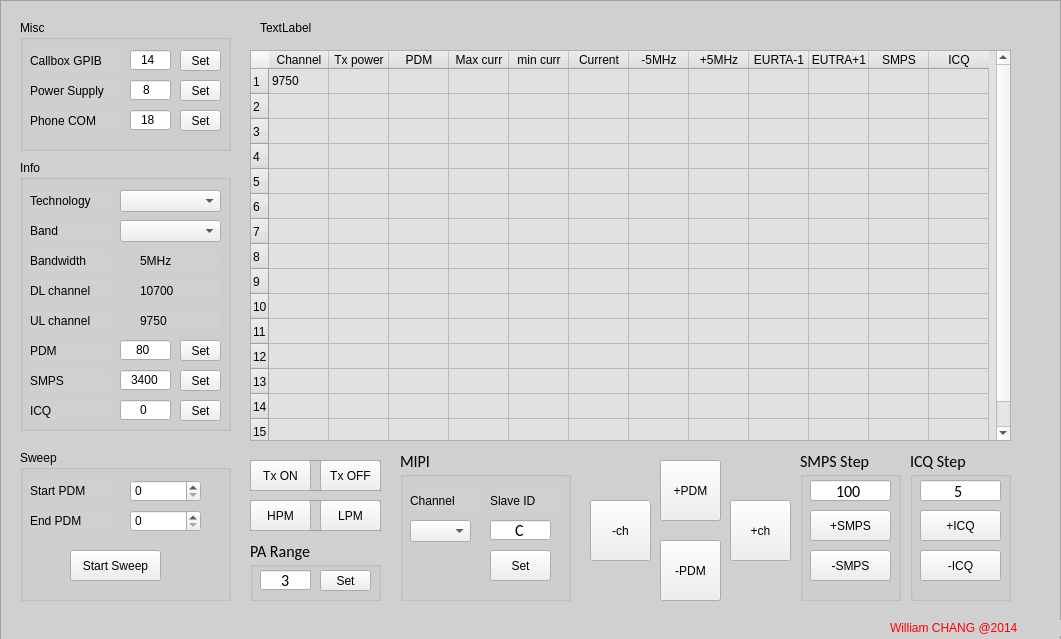
<?xml version="1.0" encoding="UTF-8"?>
<ui version="4.0">
 <class>mainDialog</class>
 <widget class="QDialog" name="mainDialog">
  <property name="geometry">
   <rect>
    <x>0</x>
    <y>0</y>
    <width>1061</width>
    <height>639</height>
   </rect>
  </property>
  <property name="windowTitle">
   <string>RF Tuning Tool</string>
  </property>
  <property name="styleSheet">
   <string notr="true"/>
  </property>
  <widget class="QFrame" name="frame">
   <property name="geometry">
    <rect>
     <x>0</x>
     <y>0</y>
     <width>1061</width>
     <height>641</height>
    </rect>
   </property>
   <property name="styleSheet">
    <string notr="true">
QFrame{
font: 12pt &quot;Calibri&quot;;
background-color: rgb(208, 208, 208);
}


QLabel{

}
QToolButton{
font: 12pt &quot;Calibri&quot;;
}</string>
   </property>
   <property name="frameShape">
    <enum>QFrame::StyledPanel</enum>
   </property>
   <property name="frameShadow">
    <enum>QFrame::Raised</enum>
   </property>
   <widget class="QGroupBox" name="groupBoxInfo">
    <property name="geometry">
     <rect>
      <x>20</x>
      <y>160</y>
      <width>211</width>
      <height>271</height>
     </rect>
    </property>
    <property name="styleSheet">
     <string notr="true">font: 12pt &quot;Calibri&quot;;</string>
    </property>
    <property name="title">
     <string>Info</string>
    </property>
    <property name="flat">
     <bool>false</bool>
    </property>
    <widget class="QLabel" name="qlTech">
     <property name="geometry">
      <rect>
       <x>10</x>
       <y>30</y>
       <width>81</width>
       <height>21</height>
      </rect>
     </property>
     <property name="text">
      <string>Technology</string>
     </property>
    </widget>
    <widget class="QComboBox" name="comboBoxTech">
     <property name="geometry">
      <rect>
       <x>100</x>
       <y>30</y>
       <width>101</width>
       <height>22</height>
      </rect>
     </property>
    </widget>
    <widget class="QLabel" name="qlBand">
     <property name="geometry">
      <rect>
       <x>10</x>
       <y>60</y>
       <width>81</width>
       <height>21</height>
      </rect>
     </property>
     <property name="text">
      <string>Band</string>
     </property>
    </widget>
    <widget class="QComboBox" name="comboBoxBand">
     <property name="geometry">
      <rect>
       <x>100</x>
       <y>60</y>
       <width>101</width>
       <height>22</height>
      </rect>
     </property>
    </widget>
    <widget class="QLabel" name="qlDLchTitle">
     <property name="geometry">
      <rect>
       <x>10</x>
       <y>120</y>
       <width>81</width>
       <height>21</height>
      </rect>
     </property>
     <property name="text">
      <string>DL channel</string>
     </property>
    </widget>
    <widget class="QLabel" name="qlULchTitle">
     <property name="geometry">
      <rect>
       <x>10</x>
       <y>150</y>
       <width>81</width>
       <height>21</height>
      </rect>
     </property>
     <property name="text">
      <string>UL channel</string>
     </property>
    </widget>
    <widget class="QLabel" name="qlPDMTitle">
     <property name="geometry">
      <rect>
       <x>10</x>
       <y>180</y>
       <width>81</width>
       <height>21</height>
      </rect>
     </property>
     <property name="text">
      <string>PDM</string>
     </property>
    </widget>
    <widget class="QLabel" name="qlSMPSTitle">
     <property name="geometry">
      <rect>
       <x>10</x>
       <y>210</y>
       <width>81</width>
       <height>21</height>
      </rect>
     </property>
     <property name="text">
      <string>SMPS</string>
     </property>
    </widget>
    <widget class="QLabel" name="qlBWTitle">
     <property name="geometry">
      <rect>
       <x>10</x>
       <y>90</y>
       <width>81</width>
       <height>21</height>
      </rect>
     </property>
     <property name="text">
      <string>Bandwidth</string>
     </property>
    </widget>
    <widget class="QLabel" name="qlBW">
     <property name="geometry">
      <rect>
       <x>120</x>
       <y>90</y>
       <width>81</width>
       <height>21</height>
      </rect>
     </property>
     <property name="styleSheet">
      <string notr="true"/>
     </property>
     <property name="text">
      <string>5MHz</string>
     </property>
    </widget>
    <widget class="QLabel" name="qlDLch">
     <property name="geometry">
      <rect>
       <x>120</x>
       <y>120</y>
       <width>81</width>
       <height>21</height>
      </rect>
     </property>
     <property name="text">
      <string>10700</string>
     </property>
    </widget>
    <widget class="QLabel" name="qlULch">
     <property name="geometry">
      <rect>
       <x>120</x>
       <y>150</y>
       <width>81</width>
       <height>21</height>
      </rect>
     </property>
     <property name="text">
      <string>9750</string>
     </property>
    </widget>
    <widget class="QLabel" name="qlICQTitle">
     <property name="geometry">
      <rect>
       <x>10</x>
       <y>240</y>
       <width>81</width>
       <height>21</height>
      </rect>
     </property>
     <property name="text">
      <string>ICQ</string>
     </property>
    </widget>
    <widget class="QLineEdit" name="qlePDM">
     <property name="geometry">
      <rect>
       <x>100</x>
       <y>180</y>
       <width>51</width>
       <height>20</height>
      </rect>
     </property>
     <property name="inputMethodHints">
      <set>Qt::ImhNone</set>
     </property>
     <property name="inputMask">
      <string>000; </string>
     </property>
     <property name="text">
      <string>80</string>
     </property>
     <property name="maxLength">
      <number>3</number>
     </property>
     <property name="alignment">
      <set>Qt::AlignCenter</set>
     </property>
    </widget>
    <widget class="QToolButton" name="btnSetPDM">
     <property name="geometry">
      <rect>
       <x>160</x>
       <y>180</y>
       <width>41</width>
       <height>21</height>
      </rect>
     </property>
     <property name="text">
      <string>Set</string>
     </property>
    </widget>
    <widget class="QLineEdit" name="qleSMPS">
     <property name="geometry">
      <rect>
       <x>100</x>
       <y>210</y>
       <width>51</width>
       <height>20</height>
      </rect>
     </property>
     <property name="inputMethodHints">
      <set>Qt::ImhNone</set>
     </property>
     <property name="inputMask">
      <string>0000; </string>
     </property>
     <property name="text">
      <string>3400</string>
     </property>
     <property name="maxLength">
      <number>4</number>
     </property>
     <property name="alignment">
      <set>Qt::AlignCenter</set>
     </property>
    </widget>
    <widget class="QToolButton" name="btnSetSMPS">
     <property name="geometry">
      <rect>
       <x>160</x>
       <y>210</y>
       <width>41</width>
       <height>21</height>
      </rect>
     </property>
     <property name="text">
      <string>Set</string>
     </property>
    </widget>
    <widget class="QLineEdit" name="qleICQ">
     <property name="geometry">
      <rect>
       <x>100</x>
       <y>240</y>
       <width>51</width>
       <height>20</height>
      </rect>
     </property>
     <property name="inputMethodHints">
      <set>Qt::ImhNone</set>
     </property>
     <property name="inputMask">
      <string>hh; </string>
     </property>
     <property name="text">
      <string>0</string>
     </property>
     <property name="maxLength">
      <number>2</number>
     </property>
     <property name="alignment">
      <set>Qt::AlignCenter</set>
     </property>
    </widget>
    <widget class="QToolButton" name="btnSetICQ">
     <property name="geometry">
      <rect>
       <x>160</x>
       <y>240</y>
       <width>41</width>
       <height>21</height>
      </rect>
     </property>
     <property name="text">
      <string>Set</string>
     </property>
    </widget>
   </widget>
   <widget class="QGroupBox" name="groupBoxSweep">
    <property name="geometry">
     <rect>
      <x>20</x>
      <y>450</y>
      <width>211</width>
      <height>151</height>
     </rect>
    </property>
    <property name="styleSheet">
     <string notr="true">font: 12pt &quot;Calibri&quot;;</string>
    </property>
    <property name="title">
     <string>Sweep</string>
    </property>
    <widget class="QLabel" name="qlSweepPDMStart">
     <property name="geometry">
      <rect>
       <x>10</x>
       <y>30</y>
       <width>81</width>
       <height>21</height>
      </rect>
     </property>
     <property name="text">
      <string>Start PDM</string>
     </property>
    </widget>
    <widget class="QLabel" name="qlSweepPDMEnd">
     <property name="geometry">
      <rect>
       <x>10</x>
       <y>60</y>
       <width>81</width>
       <height>21</height>
      </rect>
     </property>
     <property name="text">
      <string>End PDM</string>
     </property>
    </widget>
    <widget class="QSpinBox" name="spinBoxPDMStart">
     <property name="geometry">
      <rect>
       <x>110</x>
       <y>30</y>
       <width>71</width>
       <height>22</height>
      </rect>
     </property>
    </widget>
    <widget class="QSpinBox" name="spinBoxPDMEnd">
     <property name="geometry">
      <rect>
       <x>110</x>
       <y>60</y>
       <width>71</width>
       <height>22</height>
      </rect>
     </property>
    </widget>
    <widget class="QToolButton" name="btnStartSweep">
     <property name="geometry">
      <rect>
       <x>50</x>
       <y>100</y>
       <width>91</width>
       <height>31</height>
      </rect>
     </property>
     <property name="text">
      <string>Start Sweep</string>
     </property>
    </widget>
   </widget>
   <widget class="QToolButton" name="btnChMinus">
    <property name="geometry">
     <rect>
      <x>590</x>
      <y>500</y>
      <width>61</width>
      <height>61</height>
     </rect>
    </property>
    <property name="text">
     <string>-ch</string>
    </property>
    <property name="icon">
     <iconset resource="icon.qrc">
      <normaloff>:/icon/left.png</normaloff>:/icon/left.png</iconset>
    </property>
    <property name="iconSize">
     <size>
      <width>32</width>
      <height>32</height>
     </size>
    </property>
    <property name="shortcut">
     <string>Left</string>
    </property>
    <property name="toolButtonStyle">
     <enum>Qt::ToolButtonTextUnderIcon</enum>
    </property>
   </widget>
   <widget class="QToolButton" name="btnPDMPlus">
    <property name="geometry">
     <rect>
      <x>660</x>
      <y>460</y>
      <width>61</width>
      <height>61</height>
     </rect>
    </property>
    <property name="text">
     <string>+PDM</string>
    </property>
    <property name="icon">
     <iconset resource="icon.qrc">
      <normaloff>:/icon/up.png</normaloff>:/icon/up.png</iconset>
    </property>
    <property name="iconSize">
     <size>
      <width>32</width>
      <height>32</height>
     </size>
    </property>
    <property name="shortcut">
     <string>Up</string>
    </property>
    <property name="toolButtonStyle">
     <enum>Qt::ToolButtonTextUnderIcon</enum>
    </property>
   </widget>
   <widget class="QToolButton" name="btnChPlus">
    <property name="geometry">
     <rect>
      <x>730</x>
      <y>500</y>
      <width>61</width>
      <height>61</height>
     </rect>
    </property>
    <property name="text">
     <string>+ch</string>
    </property>
    <property name="icon">
     <iconset resource="icon.qrc">
      <normaloff>:/icon/right.png</normaloff>:/icon/right.png</iconset>
    </property>
    <property name="iconSize">
     <size>
      <width>32</width>
      <height>32</height>
     </size>
    </property>
    <property name="shortcut">
     <string>Right</string>
    </property>
    <property name="toolButtonStyle">
     <enum>Qt::ToolButtonTextUnderIcon</enum>
    </property>
   </widget>
   <widget class="QToolButton" name="btnPDMMinus">
    <property name="geometry">
     <rect>
      <x>660</x>
      <y>540</y>
      <width>61</width>
      <height>61</height>
     </rect>
    </property>
    <property name="text">
     <string>-PDM</string>
    </property>
    <property name="icon">
     <iconset resource="icon.qrc">
      <normaloff>:/icon/down.png</normaloff>:/icon/down.png</iconset>
    </property>
    <property name="iconSize">
     <size>
      <width>32</width>
      <height>32</height>
     </size>
    </property>
    <property name="shortcut">
     <string>Down</string>
    </property>
    <property name="toolButtonStyle">
     <enum>Qt::ToolButtonTextUnderIcon</enum>
    </property>
   </widget>
   <widget class="QGroupBox" name="groupBoxMisc">
    <property name="geometry">
     <rect>
      <x>20</x>
      <y>20</y>
      <width>211</width>
      <height>131</height>
     </rect>
    </property>
    <property name="styleSheet">
     <string notr="true">font: 12pt &quot;Calibri&quot;;</string>
    </property>
    <property name="title">
     <string>Misc</string>
    </property>
    <widget class="QLabel" name="qlGPIBTitle">
     <property name="geometry">
      <rect>
       <x>10</x>
       <y>30</y>
       <width>91</width>
       <height>21</height>
      </rect>
     </property>
     <property name="text">
      <string>Callbox GPIB</string>
     </property>
    </widget>
    <widget class="QLabel" name="qlGPIBTitle_2">
     <property name="geometry">
      <rect>
       <x>10</x>
       <y>60</y>
       <width>91</width>
       <height>21</height>
      </rect>
     </property>
     <property name="text">
      <string>Power Supply</string>
     </property>
    </widget>
    <widget class="QLineEdit" name="qleGPIB">
     <property name="geometry">
      <rect>
       <x>110</x>
       <y>30</y>
       <width>41</width>
       <height>20</height>
      </rect>
     </property>
     <property name="inputMethodHints">
      <set>Qt::ImhNone</set>
     </property>
     <property name="inputMask">
      <string>000; </string>
     </property>
     <property name="text">
      <string>14</string>
     </property>
     <property name="maxLength">
      <number>3</number>
     </property>
     <property name="alignment">
      <set>Qt::AlignCenter</set>
     </property>
    </widget>
    <widget class="QToolButton" name="btnSetGPIB">
     <property name="geometry">
      <rect>
       <x>160</x>
       <y>30</y>
       <width>41</width>
       <height>21</height>
      </rect>
     </property>
     <property name="text">
      <string>Set</string>
     </property>
    </widget>
    <widget class="QLineEdit" name="qleGPIB_2">
     <property name="geometry">
      <rect>
       <x>110</x>
       <y>60</y>
       <width>41</width>
       <height>20</height>
      </rect>
     </property>
     <property name="inputMethodHints">
      <set>Qt::ImhNone</set>
     </property>
     <property name="inputMask">
      <string>000; </string>
     </property>
     <property name="text">
      <string>8</string>
     </property>
     <property name="maxLength">
      <number>3</number>
     </property>
     <property name="alignment">
      <set>Qt::AlignCenter</set>
     </property>
    </widget>
    <widget class="QToolButton" name="btnSetGPIB_2">
     <property name="geometry">
      <rect>
       <x>160</x>
       <y>60</y>
       <width>41</width>
       <height>21</height>
      </rect>
     </property>
     <property name="text">
      <string>Set</string>
     </property>
    </widget>
    <widget class="QToolButton" name="btnSetCOM">
     <property name="geometry">
      <rect>
       <x>160</x>
       <y>90</y>
       <width>41</width>
       <height>21</height>
      </rect>
     </property>
     <property name="text">
      <string>Set</string>
     </property>
    </widget>
    <widget class="QLineEdit" name="qleCOM">
     <property name="geometry">
      <rect>
       <x>110</x>
       <y>90</y>
       <width>41</width>
       <height>20</height>
      </rect>
     </property>
     <property name="inputMethodHints">
      <set>Qt::ImhNone</set>
     </property>
     <property name="inputMask">
      <string>000; </string>
     </property>
     <property name="text">
      <string>18</string>
     </property>
     <property name="maxLength">
      <number>3</number>
     </property>
     <property name="alignment">
      <set>Qt::AlignCenter</set>
     </property>
    </widget>
    <widget class="QLabel" name="qlCOMTitle">
     <property name="geometry">
      <rect>
       <x>10</x>
       <y>90</y>
       <width>91</width>
       <height>21</height>
      </rect>
     </property>
     <property name="text">
      <string>Phone COM</string>
     </property>
    </widget>
   </widget>
   <widget class="QFrame" name="frame_3">
    <property name="geometry">
     <rect>
      <x>250</x>
      <y>460</y>
      <width>131</width>
      <height>31</height>
     </rect>
    </property>
    <property name="frameShape">
     <enum>QFrame::StyledPanel</enum>
    </property>
    <property name="frameShadow">
     <enum>QFrame::Raised</enum>
    </property>
    <widget class="QToolButton" name="btnTxOff">
     <property name="geometry">
      <rect>
       <x>70</x>
       <y>0</y>
       <width>61</width>
       <height>31</height>
      </rect>
     </property>
     <property name="text">
      <string>Tx OFF</string>
     </property>
     <property name="checkable">
      <bool>true</bool>
     </property>
     <property name="autoExclusive">
      <bool>true</bool>
     </property>
    </widget>
    <widget class="QToolButton" name="btnTxOn">
     <property name="geometry">
      <rect>
       <x>0</x>
       <y>0</y>
       <width>61</width>
       <height>31</height>
      </rect>
     </property>
     <property name="text">
      <string>Tx ON</string>
     </property>
     <property name="checkable">
      <bool>true</bool>
     </property>
     <property name="autoExclusive">
      <bool>true</bool>
     </property>
    </widget>
   </widget>
   <widget class="QTableWidget" name="tableWidget">
    <property name="geometry">
     <rect>
      <x>250</x>
      <y>50</y>
      <width>761</width>
      <height>391</height>
     </rect>
    </property>
    <property name="contextMenuPolicy">
     <enum>Qt::CustomContextMenu</enum>
    </property>
    <property name="styleSheet">
     <string notr="true">font: 10pt &quot;Calibri&quot;;
background-color: rgb(225, 225, 225);</string>
    </property>
    <property name="rowCount">
     <number>15</number>
    </property>
    <property name="columnCount">
     <number>12</number>
    </property>
    <attribute name="horizontalHeaderCascadingSectionResizes">
     <bool>false</bool>
    </attribute>
    <attribute name="horizontalHeaderDefaultSectionSize">
     <number>60</number>
    </attribute>
    <attribute name="verticalHeaderVisible">
     <bool>true</bool>
    </attribute>
    <attribute name="verticalHeaderDefaultSectionSize">
     <number>25</number>
    </attribute>
    <row/>
    <row/>
    <row/>
    <row/>
    <row/>
    <row/>
    <row/>
    <row/>
    <row/>
    <row/>
    <row/>
    <row/>
    <row/>
    <row/>
    <row/>
    <column>
     <property name="text">
      <string>Channel</string>
     </property>
    </column>
    <column>
     <property name="text">
      <string>Tx power</string>
     </property>
    </column>
    <column>
     <property name="text">
      <string>PDM</string>
     </property>
    </column>
    <column>
     <property name="text">
      <string>Max curr</string>
     </property>
    </column>
    <column>
     <property name="text">
      <string>min curr</string>
     </property>
    </column>
    <column>
     <property name="text">
      <string>Current</string>
     </property>
    </column>
    <column>
     <property name="text">
      <string>-5MHz</string>
     </property>
    </column>
    <column>
     <property name="text">
      <string>+5MHz</string>
     </property>
    </column>
    <column>
     <property name="text">
      <string>EURTA-1</string>
     </property>
    </column>
    <column>
     <property name="text">
      <string>EUTRA+1</string>
     </property>
    </column>
    <column>
     <property name="text">
      <string>SMPS</string>
     </property>
    </column>
    <column>
     <property name="text">
      <string>ICQ</string>
     </property>
    </column>
    <item row="0" column="0">
     <property name="text">
      <string>9750</string>
     </property>
    </item>
   </widget>
   <widget class="QLabel" name="qlMessage">
    <property name="geometry">
     <rect>
      <x>260</x>
      <y>20</y>
      <width>591</width>
      <height>16</height>
     </rect>
    </property>
    <property name="text">
     <string>TextLabel</string>
    </property>
   </widget>
   <widget class="QGroupBox" name="groupBoxSMPSStep">
    <property name="geometry">
     <rect>
      <x>800</x>
      <y>450</y>
      <width>101</width>
      <height>151</height>
     </rect>
    </property>
    <property name="font">
     <font>
      <family>Calibri</family>
      <pointsize>12</pointsize>
     </font>
    </property>
    <property name="title">
     <string>SMPS Step</string>
    </property>
    <widget class="QLineEdit" name="qleSMPSStep">
     <property name="geometry">
      <rect>
       <x>10</x>
       <y>30</y>
       <width>81</width>
       <height>21</height>
      </rect>
     </property>
     <property name="font">
      <font>
       <family>Calibri</family>
       <pointsize>12</pointsize>
      </font>
     </property>
     <property name="inputMethodHints">
      <set>Qt::ImhNone</set>
     </property>
     <property name="inputMask">
      <string>0000; </string>
     </property>
     <property name="text">
      <string>100</string>
     </property>
     <property name="maxLength">
      <number>4</number>
     </property>
     <property name="alignment">
      <set>Qt::AlignCenter</set>
     </property>
    </widget>
    <widget class="QToolButton" name="btnSMPSPlus">
     <property name="geometry">
      <rect>
       <x>10</x>
       <y>60</y>
       <width>81</width>
       <height>31</height>
      </rect>
     </property>
     <property name="text">
      <string>+SMPS</string>
     </property>
    </widget>
    <widget class="QToolButton" name="btnSMPSMinus">
     <property name="geometry">
      <rect>
       <x>10</x>
       <y>100</y>
       <width>81</width>
       <height>31</height>
      </rect>
     </property>
     <property name="text">
      <string>-SMPS</string>
     </property>
    </widget>
   </widget>
   <widget class="QGroupBox" name="groupBoxICQStep">
    <property name="geometry">
     <rect>
      <x>910</x>
      <y>450</y>
      <width>101</width>
      <height>151</height>
     </rect>
    </property>
    <property name="font">
     <font>
      <family>Calibri</family>
      <pointsize>12</pointsize>
     </font>
    </property>
    <property name="title">
     <string>ICQ Step</string>
    </property>
    <widget class="QLineEdit" name="qleICQStep">
     <property name="geometry">
      <rect>
       <x>10</x>
       <y>30</y>
       <width>81</width>
       <height>21</height>
      </rect>
     </property>
     <property name="font">
      <font>
       <family>Calibri</family>
       <pointsize>12</pointsize>
      </font>
     </property>
     <property name="inputMethodHints">
      <set>Qt::ImhNone</set>
     </property>
     <property name="inputMask">
      <string>hh; </string>
     </property>
     <property name="text">
      <string>5</string>
     </property>
     <property name="maxLength">
      <number>2</number>
     </property>
     <property name="alignment">
      <set>Qt::AlignCenter</set>
     </property>
    </widget>
    <widget class="QToolButton" name="btnICQPlus">
     <property name="geometry">
      <rect>
       <x>10</x>
       <y>60</y>
       <width>81</width>
       <height>31</height>
      </rect>
     </property>
     <property name="text">
      <string>+ICQ</string>
     </property>
    </widget>
    <widget class="QToolButton" name="btnICQMinus">
     <property name="geometry">
      <rect>
       <x>10</x>
       <y>100</y>
       <width>81</width>
       <height>31</height>
      </rect>
     </property>
     <property name="text">
      <string>-ICQ</string>
     </property>
    </widget>
   </widget>
   <widget class="QGroupBox" name="groupBoxPA">
    <property name="geometry">
     <rect>
      <x>250</x>
      <y>540</y>
      <width>131</width>
      <height>61</height>
     </rect>
    </property>
    <property name="font">
     <font>
      <family>Calibri</family>
      <pointsize>12</pointsize>
     </font>
    </property>
    <property name="title">
     <string>PA Range</string>
    </property>
    <widget class="QToolButton" name="btnSetPARange">
     <property name="geometry">
      <rect>
       <x>70</x>
       <y>30</y>
       <width>51</width>
       <height>21</height>
      </rect>
     </property>
     <property name="text">
      <string>Set</string>
     </property>
    </widget>
    <widget class="QLineEdit" name="qlePARange">
     <property name="geometry">
      <rect>
       <x>10</x>
       <y>30</y>
       <width>51</width>
       <height>20</height>
      </rect>
     </property>
     <property name="font">
      <font>
       <family>Calibri</family>
       <pointsize>12</pointsize>
      </font>
     </property>
     <property name="inputMethodHints">
      <set>Qt::ImhNone</set>
     </property>
     <property name="inputMask">
      <string>9; </string>
     </property>
     <property name="text">
      <string>3</string>
     </property>
     <property name="maxLength">
      <number>1</number>
     </property>
     <property name="alignment">
      <set>Qt::AlignCenter</set>
     </property>
    </widget>
   </widget>
   <widget class="QFrame" name="frame_2">
    <property name="geometry">
     <rect>
      <x>250</x>
      <y>500</y>
      <width>131</width>
      <height>31</height>
     </rect>
    </property>
    <property name="frameShape">
     <enum>QFrame::StyledPanel</enum>
    </property>
    <property name="frameShadow">
     <enum>QFrame::Raised</enum>
    </property>
    <widget class="QToolButton" name="btnHPM">
     <property name="geometry">
      <rect>
       <x>0</x>
       <y>0</y>
       <width>61</width>
       <height>31</height>
      </rect>
     </property>
     <property name="text">
      <string>HPM</string>
     </property>
     <property name="checkable">
      <bool>true</bool>
     </property>
     <property name="autoExclusive">
      <bool>true</bool>
     </property>
    </widget>
    <widget class="QToolButton" name="btnLPM">
     <property name="geometry">
      <rect>
       <x>70</x>
       <y>0</y>
       <width>61</width>
       <height>31</height>
      </rect>
     </property>
     <property name="text">
      <string>LPM</string>
     </property>
     <property name="checkable">
      <bool>true</bool>
     </property>
     <property name="autoExclusive">
      <bool>true</bool>
     </property>
    </widget>
   </widget>
   <widget class="QGroupBox" name="groupBoxMIPI">
    <property name="geometry">
     <rect>
      <x>400</x>
      <y>450</y>
      <width>171</width>
      <height>151</height>
     </rect>
    </property>
    <property name="font">
     <font>
      <family>Calibri</family>
      <pointsize>12</pointsize>
     </font>
    </property>
    <property name="title">
     <string>MIPI</string>
    </property>
    <widget class="QLabel" name="qlMIPISlaveIDTitle">
     <property name="geometry">
      <rect>
       <x>90</x>
       <y>40</y>
       <width>71</width>
       <height>21</height>
      </rect>
     </property>
     <property name="text">
      <string>Slave ID</string>
     </property>
    </widget>
    <widget class="QLineEdit" name="qleMIPISlaveID">
     <property name="geometry">
      <rect>
       <x>90</x>
       <y>70</y>
       <width>61</width>
       <height>20</height>
      </rect>
     </property>
     <property name="font">
      <font>
       <family>Calibri</family>
       <pointsize>12</pointsize>
      </font>
     </property>
     <property name="inputMethodHints">
      <set>Qt::ImhNone</set>
     </property>
     <property name="inputMask">
      <string>H; </string>
     </property>
     <property name="text">
      <string>C</string>
     </property>
     <property name="maxLength">
      <number>1</number>
     </property>
     <property name="alignment">
      <set>Qt::AlignCenter</set>
     </property>
    </widget>
    <widget class="QToolButton" name="btnSetMIPISlaveID">
     <property name="geometry">
      <rect>
       <x>90</x>
       <y>100</y>
       <width>61</width>
       <height>31</height>
      </rect>
     </property>
     <property name="text">
      <string>Set</string>
     </property>
    </widget>
    <widget class="QLabel" name="qlMIPIChTitle">
     <property name="geometry">
      <rect>
       <x>10</x>
       <y>40</y>
       <width>71</width>
       <height>21</height>
      </rect>
     </property>
     <property name="text">
      <string>Channel</string>
     </property>
    </widget>
    <widget class="QComboBox" name="qcbMIPICh">
     <property name="geometry">
      <rect>
       <x>10</x>
       <y>70</y>
       <width>61</width>
       <height>22</height>
      </rect>
     </property>
    </widget>
   </widget>
   <widget class="QLabel" name="qlAuthor">
    <property name="geometry">
     <rect>
      <x>890</x>
      <y>620</y>
      <width>171</width>
      <height>16</height>
     </rect>
    </property>
    <property name="styleSheet">
     <string notr="true">color: red</string>
    </property>
    <property name="text">
     <string>William CHANG @2014</string>
    </property>
   </widget>
  </widget>
  <action name="actionCopy">
   <property name="text">
    <string>Copy</string>
   </property>
   <property name="shortcut">
    <string>Ctrl+C</string>
   </property>
  </action>
 </widget>
 <tabstops>
  <tabstop>comboBoxTech</tabstop>
  <tabstop>comboBoxBand</tabstop>
  <tabstop>spinBoxPDMStart</tabstop>
  <tabstop>spinBoxPDMEnd</tabstop>
  <tabstop>btnStartSweep</tabstop>
  <tabstop>btnHPM</tabstop>
  <tabstop>btnLPM</tabstop>
  <tabstop>btnTxOn</tabstop>
  <tabstop>btnTxOff</tabstop>
  <tabstop>btnChMinus</tabstop>
  <tabstop>btnChPlus</tabstop>
  <tabstop>btnPDMPlus</tabstop>
  <tabstop>btnPDMMinus</tabstop>
 </tabstops>
 <resources>
  <include location="icon.qrc"/>
 </resources>
 <connections/>
</ui>
